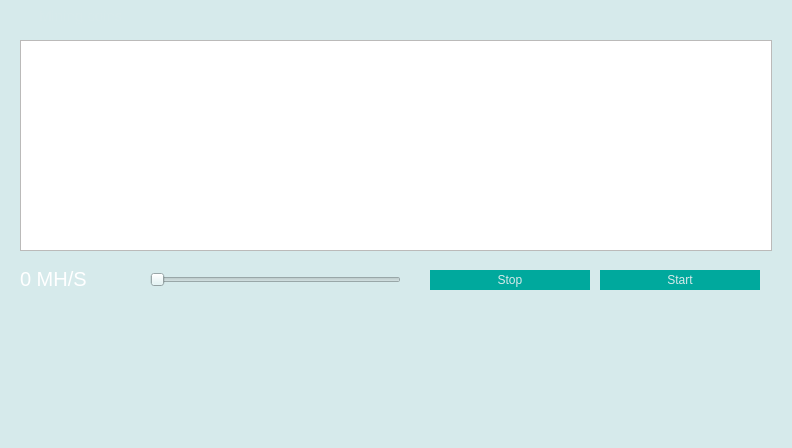
<?xml version="1.0" encoding="UTF-8"?>
<ui version="4.0">
 <class>MiningPage</class>
 <widget class="QWidget" name="MiningPage">
  <property name="geometry">
   <rect>
    <x>0</x>
    <y>0</y>
    <width>792</width>
    <height>448</height>
   </rect>
  </property>
  <property name="palette">
   <palette>
    <active>
     <colorrole role="Button">
      <brush brushstyle="SolidPattern">
       <color alpha="255">
        <red>214</red>
        <green>234</green>
        <blue>235</blue>
       </color>
      </brush>
     </colorrole>
     <colorrole role="Base">
      <brush brushstyle="SolidPattern">
       <color alpha="255">
        <red>214</red>
        <green>234</green>
        <blue>235</blue>
       </color>
      </brush>
     </colorrole>
     <colorrole role="Window">
      <brush brushstyle="SolidPattern">
       <color alpha="255">
        <red>214</red>
        <green>234</green>
        <blue>235</blue>
       </color>
      </brush>
     </colorrole>
     <colorrole role="HighlightedText">
      <brush brushstyle="SolidPattern">
       <color alpha="255">
        <red>174</red>
        <green>132</green>
        <blue>132</blue>
       </color>
      </brush>
     </colorrole>
    </active>
    <inactive>
     <colorrole role="Button">
      <brush brushstyle="SolidPattern">
       <color alpha="255">
        <red>214</red>
        <green>234</green>
        <blue>235</blue>
       </color>
      </brush>
     </colorrole>
     <colorrole role="Base">
      <brush brushstyle="SolidPattern">
       <color alpha="255">
        <red>214</red>
        <green>234</green>
        <blue>235</blue>
       </color>
      </brush>
     </colorrole>
     <colorrole role="Window">
      <brush brushstyle="SolidPattern">
       <color alpha="255">
        <red>214</red>
        <green>234</green>
        <blue>235</blue>
       </color>
      </brush>
     </colorrole>
     <colorrole role="HighlightedText">
      <brush brushstyle="SolidPattern">
       <color alpha="255">
        <red>174</red>
        <green>132</green>
        <blue>132</blue>
       </color>
      </brush>
     </colorrole>
    </inactive>
    <disabled>
     <colorrole role="Button">
      <brush brushstyle="SolidPattern">
       <color alpha="255">
        <red>214</red>
        <green>234</green>
        <blue>235</blue>
       </color>
      </brush>
     </colorrole>
     <colorrole role="Base">
      <brush brushstyle="SolidPattern">
       <color alpha="255">
        <red>214</red>
        <green>234</green>
        <blue>235</blue>
       </color>
      </brush>
     </colorrole>
     <colorrole role="Window">
      <brush brushstyle="SolidPattern">
       <color alpha="255">
        <red>214</red>
        <green>234</green>
        <blue>235</blue>
       </color>
      </brush>
     </colorrole>
     <colorrole role="HighlightedText">
      <brush brushstyle="SolidPattern">
       <color alpha="255">
        <red>174</red>
        <green>132</green>
        <blue>132</blue>
       </color>
      </brush>
     </colorrole>
    </disabled>
   </palette>
  </property>
  <property name="windowTitle">
   <string>Form</string>
  </property>
  <property name="styleSheet">
   <string notr="true"/>
  </property>
  <widget class="QWidget" name="wMiningHeader" native="true">
   <property name="geometry">
    <rect>
     <x>0</x>
     <y>0</y>
     <width>792</width>
     <height>32</height>
    </rect>
   </property>
   <property name="minimumSize">
    <size>
     <width>0</width>
     <height>32</height>
    </size>
   </property>
   <property name="maximumSize">
    <size>
     <width>16777215</width>
     <height>32</height>
    </size>
   </property>
   <property name="styleSheet">
    <string notr="true">#wSendECNHeader {
        background-color: #00a99d;
}</string>
   </property>
   <property name="is_header" stdset="0">
    <bool>true</bool>
   </property>
   <layout class="QHBoxLayout" name="horizontalLayout_15">
    <property name="margin">
     <number>0</number>
    </property>
    <item>
     <spacer name="horizontalSpacer_20">
      <property name="orientation">
       <enum>Qt::Horizontal</enum>
      </property>
      <property name="sizeType">
       <enum>QSizePolicy::Fixed</enum>
      </property>
      <property name="sizeHint" stdset="0">
       <size>
        <width>3</width>
        <height>20</height>
       </size>
      </property>
     </spacer>
    </item>
    <item>
     <widget class="QLabel" name="label_29">
      <property name="sizePolicy">
       <sizepolicy hsizetype="Preferred" vsizetype="Preferred">
        <horstretch>0</horstretch>
        <verstretch>0</verstretch>
       </sizepolicy>
      </property>
      <property name="minimumSize">
       <size>
        <width>30</width>
        <height>30</height>
       </size>
      </property>
      <property name="maximumSize">
       <size>
        <width>30</width>
        <height>30</height>
       </size>
      </property>
      <property name="text">
       <string/>
      </property>
      <property name="pixmap">
       <pixmap resource="../res.qrc">:/res/mining.png</pixmap>
      </property>
      <property name="scaledContents">
       <bool>true</bool>
      </property>
      <property name="alignment">
       <set>Qt::AlignCenter</set>
      </property>
     </widget>
    </item>
    <item>
     <widget class="QLabel" name="label_30">
      <property name="font">
       <font>
        <pointsize>11</pointsize>
        <stylestrategy>PreferAntialias</stylestrategy>
       </font>
      </property>
      <property name="styleSheet">
       <string notr="true">QLabel {
	color: #d7eaeb;
}</string>
      </property>
      <property name="text">
       <string>Mining coins</string>
      </property>
     </widget>
    </item>
   </layout>
  </widget>
  <widget class="QTextEdit" name="miningLog">
   <property name="geometry">
    <rect>
     <x>20</x>
     <y>40</y>
     <width>752</width>
     <height>211</height>
    </rect>
   </property>
   <property name="minimumSize">
    <size>
     <width>0</width>
     <height>100</height>
    </size>
   </property>
   <property name="palette">
    <palette>
     <active>
      <colorrole role="Button">
       <brush brushstyle="SolidPattern">
        <color alpha="255">
         <red>242</red>
         <green>241</green>
         <blue>240</blue>
        </color>
       </brush>
      </colorrole>
      <colorrole role="Base">
       <brush brushstyle="SolidPattern">
        <color alpha="255">
         <red>255</red>
         <green>255</green>
         <blue>255</blue>
        </color>
       </brush>
      </colorrole>
      <colorrole role="Window">
       <brush brushstyle="SolidPattern">
        <color alpha="255">
         <red>242</red>
         <green>241</green>
         <blue>240</blue>
        </color>
       </brush>
      </colorrole>
     </active>
     <inactive>
      <colorrole role="Button">
       <brush brushstyle="SolidPattern">
        <color alpha="255">
         <red>242</red>
         <green>241</green>
         <blue>240</blue>
        </color>
       </brush>
      </colorrole>
      <colorrole role="Base">
       <brush brushstyle="SolidPattern">
        <color alpha="255">
         <red>255</red>
         <green>255</green>
         <blue>255</blue>
        </color>
       </brush>
      </colorrole>
      <colorrole role="Window">
       <brush brushstyle="SolidPattern">
        <color alpha="255">
         <red>242</red>
         <green>241</green>
         <blue>240</blue>
        </color>
       </brush>
      </colorrole>
     </inactive>
     <disabled>
      <colorrole role="Button">
       <brush brushstyle="SolidPattern">
        <color alpha="255">
         <red>242</red>
         <green>241</green>
         <blue>240</blue>
        </color>
       </brush>
      </colorrole>
      <colorrole role="Base">
       <brush brushstyle="SolidPattern">
        <color alpha="255">
         <red>242</red>
         <green>241</green>
         <blue>240</blue>
        </color>
       </brush>
      </colorrole>
      <colorrole role="Window">
       <brush brushstyle="SolidPattern">
        <color alpha="255">
         <red>242</red>
         <green>241</green>
         <blue>240</blue>
        </color>
       </brush>
      </colorrole>
     </disabled>
    </palette>
   </property>
   <property name="readOnly">
    <bool>true</bool>
   </property>
   <property name="tabKeyNavigation" stdset="0">
    <bool>false</bool>
   </property>
   <property name="columnCount" stdset="0">
    <number>2</number>
   </property>
  </widget>
  <widget class="QPushButton" name="bStartMining">
   <property name="geometry">
    <rect>
     <x>600</x>
     <y>270</y>
     <width>160</width>
     <height>20</height>
    </rect>
   </property>
   <property name="sizePolicy">
    <sizepolicy hsizetype="Fixed" vsizetype="Fixed">
     <horstretch>0</horstretch>
     <verstretch>0</verstretch>
    </sizepolicy>
   </property>
   <property name="minimumSize">
    <size>
     <width>160</width>
     <height>20</height>
    </size>
   </property>
   <property name="maximumSize">
    <size>
     <width>160</width>
     <height>20</height>
    </size>
   </property>
   <property name="styleSheet">
    <string notr="true">QPushButton {
	background-color: #00a99d;
	color: #d7eaeb;
	border: 0px solid gray;
	max-height: 20px;
	min-height: 20px;
	max-width: 160px;
	min-width: 160px;
}

QPushButton:!enabled {
	background-color: #769597;
}

QPushButton:hover {
	background-color: #1cbbb4;
}

QPushButton:pressed:flat {
	background-color: #00a99d;
}</string>
   </property>
   <property name="text">
    <string>Start</string>
   </property>
   <property name="default">
    <bool>true</bool>
   </property>
  </widget>
  <widget class="QPushButton" name="bStopMining">
   <property name="geometry">
    <rect>
     <x>430</x>
     <y>270</y>
     <width>160</width>
     <height>20</height>
    </rect>
   </property>
   <property name="sizePolicy">
    <sizepolicy hsizetype="Fixed" vsizetype="Fixed">
     <horstretch>0</horstretch>
     <verstretch>0</verstretch>
    </sizepolicy>
   </property>
   <property name="minimumSize">
    <size>
     <width>160</width>
     <height>20</height>
    </size>
   </property>
   <property name="maximumSize">
    <size>
     <width>160</width>
     <height>20</height>
    </size>
   </property>
   <property name="toolTip">
    <string/>
   </property>
   <property name="styleSheet">
    <string notr="true">QPushButton {
	background-color: #00a99d;
	color: #d7eaeb;
	border: 0px solid gray;
	max-height: 20px;
	min-height: 20px;
	max-width: 160px;
	min-width: 160px;
}

QPushButton:!enabled {
	background-color: #769597;
}

QPushButton:hover {
	background-color: #1cbbb4;
}

QPushButton:pressed:flat {
	background-color: #00a99d;
}</string>
   </property>
   <property name="text">
    <string>Stop</string>
   </property>
   <property name="default">
    <bool>true</bool>
   </property>
  </widget>
  <widget class="QSlider" name="procSlider">
   <property name="geometry">
    <rect>
     <x>150</x>
     <y>265</y>
     <width>251</width>
     <height>29</height>
    </rect>
   </property>
   <property name="minimum">
    <number>1</number>
   </property>
   <property name="maximum">
    <number>1</number>
   </property>
   <property name="orientation">
    <enum>Qt::Horizontal</enum>
   </property>
  </widget>
  <widget class="QLabel" name="lSpeed">
   <property name="geometry">
    <rect>
     <x>20</x>
     <y>265</y>
     <width>101</width>
     <height>29</height>
    </rect>
   </property>
   <property name="palette">
    <palette>
     <active>
      <colorrole role="WindowText">
       <brush brushstyle="SolidPattern">
        <color alpha="255">
         <red>255</red>
         <green>255</green>
         <blue>255</blue>
        </color>
       </brush>
      </colorrole>
      <colorrole role="Text">
       <brush brushstyle="SolidPattern">
        <color alpha="255">
         <red>255</red>
         <green>255</green>
         <blue>255</blue>
        </color>
       </brush>
      </colorrole>
      <colorrole role="ButtonText">
       <brush brushstyle="SolidPattern">
        <color alpha="255">
         <red>255</red>
         <green>255</green>
         <blue>255</blue>
        </color>
       </brush>
      </colorrole>
     </active>
     <inactive>
      <colorrole role="WindowText">
       <brush brushstyle="SolidPattern">
        <color alpha="255">
         <red>255</red>
         <green>255</green>
         <blue>255</blue>
        </color>
       </brush>
      </colorrole>
      <colorrole role="Text">
       <brush brushstyle="SolidPattern">
        <color alpha="255">
         <red>255</red>
         <green>255</green>
         <blue>255</blue>
        </color>
       </brush>
      </colorrole>
      <colorrole role="ButtonText">
       <brush brushstyle="SolidPattern">
        <color alpha="255">
         <red>255</red>
         <green>255</green>
         <blue>255</blue>
        </color>
       </brush>
      </colorrole>
     </inactive>
     <disabled>
      <colorrole role="WindowText">
       <brush brushstyle="SolidPattern">
        <color alpha="255">
         <red>255</red>
         <green>255</green>
         <blue>255</blue>
        </color>
       </brush>
      </colorrole>
      <colorrole role="Text">
       <brush brushstyle="SolidPattern">
        <color alpha="255">
         <red>255</red>
         <green>255</green>
         <blue>255</blue>
        </color>
       </brush>
      </colorrole>
      <colorrole role="ButtonText">
       <brush brushstyle="SolidPattern">
        <color alpha="255">
         <red>255</red>
         <green>255</green>
         <blue>255</blue>
        </color>
       </brush>
      </colorrole>
     </disabled>
    </palette>
   </property>
   <property name="font">
    <font>
     <pointsize>15</pointsize>
     <stylestrategy>PreferAntialias</stylestrategy>
    </font>
   </property>
   <property name="styleSheet">
    <string notr="true">color: #ffffff;</string>
   </property>
   <property name="text">
    <string>0 MH/S</string>
   </property>
   <property name="textInteractionFlags">
    <set>Qt::TextSelectableByMouse</set>
   </property>
  </widget>
 </widget>
 <resources>
  <include location="../res.qrc"/>
 </resources>
 <connections/>
</ui>
